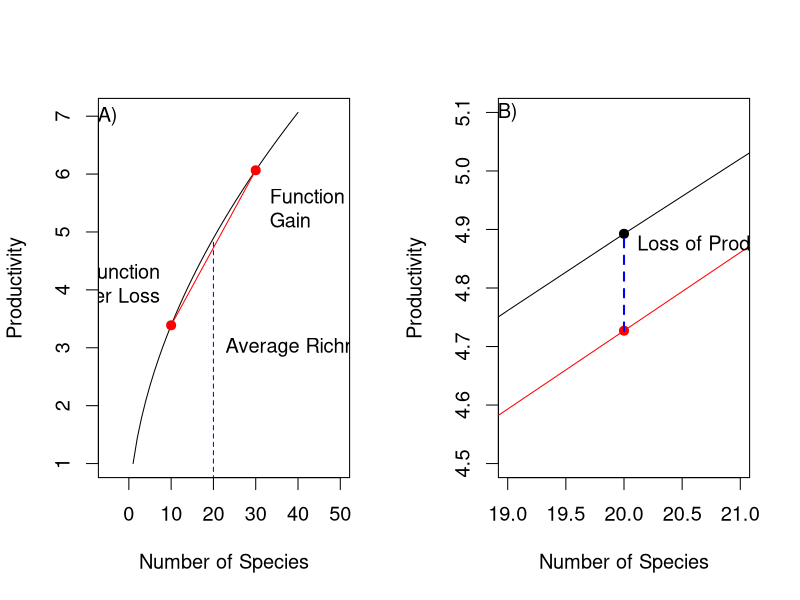

Here is the R script that generated this plot: (Note: this script raises an error after producing the figure.)
library(dplyr)

s <- 1:40
f <- function(x, b=0.53) x^b


fun_lost <- function(s, ch, b=0.53)
  (f(s) - (f(s-ch,b)+f(s+ch,b))/2)/f(s)

####Plot Jensen's inequality
m <- 20 #mean richness
ch <- 10 #deviation from mean - loss or gain


jpeg("jensens.jpg", width=800, height=400)
par(mfrow=c(1,2), cex=1.2)

#
plot(s, f(s), type="l", xlab="Number of Species", ylab="Productivity", xlim=c(-5, 50))
segments(m-ch, f(m-ch), m+ch, f(m+ch), col="red")
points(m-ch, f(m-ch), col="red", pch=19)
points(m+ch, f(m+ch), col="red", pch=19)
segments(20,0,20,f(m), lty=2, col="blue")
text(20.0, 3, "Average Richness", pos=4)
text(m-ch+0.2, 4, "Function\nAfter Loss", pos=2)
text(m+ch+0.5, 5.3, "Function After\nGain", pos=4)
text(-5,7,"A)")

plot(s, f(s), type="l", xlim=c(19,21), ylim=c(4.5, 5.1), xlab="Number of Species", ylab="Productivity")
segments(m-ch, f(m-ch), m+ch, f(m+ch), col="red")
points(m, f(m), col="black", pch=19)
points(m, (f(m-ch)+f(m+ch))/2, col="red", pch=19)
segments(m, (f(m-ch)+f(m+ch))/2, m, f(m), lty=2, col="blue", lwd=2)
text(20.01, f(m)-0.02, "Loss of Productivity", pos=4)
text(19,5.1, "B)")

par(mfrow=c(1,1))
dev.off()


ggplot() +
  geom_line(mapping=aes(x=s, y=f(s))) +
  geom_segment(aes(x=m-ch, xend=m+ch, y=f(m-ch), yend=f(m+ch)), color="red")+
  geom_segment(aes(x=m, xend=m, y=(f(m-ch)+f(m+ch))/2, yend=f(m)), color="blue", lty=1)+
  geom_point(aes(x=m, y=f(m)), color="black") +
  geom_point(aes(x=m, y=(f(m-ch)+f(m+ch))/2)) +
  xlim(c(m-ch,m+ch)) +
  ylim(c(f(m-ch), f(m+ch)))

#Plot loss of function by initial diversity
library(ggplot2)

jensens_frame <- data.frame(expand.grid(change = c(3,5,9), 
                                        initial_s = 5:30, 
                                        b=c(0.25, 0.47, 0.53))) %>%
  mutate(function_lost = fun_lost(initial_s, change, b)) %>%
  mutate(b=paste0("b = ", b)) %>%
  mutate(change=paste0("± ", change, " species")) 

ggplot(data=jensens_frame, aes(x=initial_s, y=function_lost)) +
  geom_line(lwd=1.2) +
  facet_grid(change ~ b) +
  theme_bw(base_size=14) +
  ylab("Propotion of Productivity Lost") +
  xlab("Mean Diversity")

##### Look at this another way

jensens_loss_frame <- data.frame(expand.grid(change = seq(1,10,.01), 
                                        initial_s = c(10,20,30), 
                                        b=c(0.25, 0.47, 0.53))) %>%
  mutate(function_lost = fun_lost(initial_s, change, b)) %>%
  mutate(b=paste0("b = ", b)) 

ggplot(data=jensens_loss_frame %>% filter(initial_s==30), aes(x=change, y=function_lost)) +
  geom_line() +
  facet_wrap(~b, scale="free_y")+
  theme_bw(base_size=14) +
  ylab("Propotion of Productivity Lost\n") +
  xlab("Gain/Loss of Species") +
  scale_x_continuous(breaks=seq(0,10,2))



ggplot(data=jensens_loss_frame, aes(x=change, y=function_lost, color=factor(initial_s))) +
  geom_line(lwd=1.3) +
  facet_wrap(~b)+
  theme_bw(base_size=14) +
  ylab("Propotion of Productivity Lost\n") +
  xlab("Gain/Loss of Species") +
  scale_x_continuous(breaks=seq(0,10,2)) +
  scale_color_manual(values=c("red", "blue", "orange"), 
                     guide=guide_legend(title = "Average Species\nRichness"))

